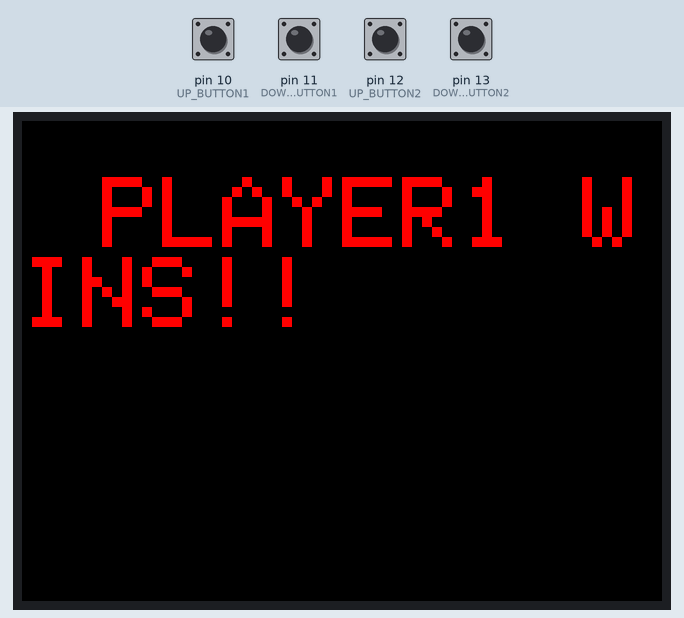
A sketch run on a simulated Arduino Uno, built with avr-gcc and run on an emulated ATmega328P. Parts: 320×240 colour display. The test bench sets the inputs (shaded band); at power-on: pin 10 (UP_BUTTON1), pin 11 (DOWN_BUTTON1), pin 12 (UP_BUTTON2), pin 13 (DOWN_BUTTON2) HIGH.

3.5 s: pin 10 (UP_BUTTON1) pulled LOW for 0.15 s
4.2 s: pin 11 (DOWN_BUTTON1) pulled LOW for 0.15 s
4.9 s: pin 12 (UP_BUTTON2) pulled LOW for 0.15 s
5.6 s: pin 13 (DOWN_BUTTON2) pulled LOW for 0.15 s
6.3 s: pin 10 (UP_BUTTON1) pulled LOW for 1 s
7.9 s: pin 11 (DOWN_BUTTON1) pulled LOW for 1 s
Above: at 19.2 s.
Timing chart, 0 to 19.8 s (numbered marks = the images above; inputs shaded):
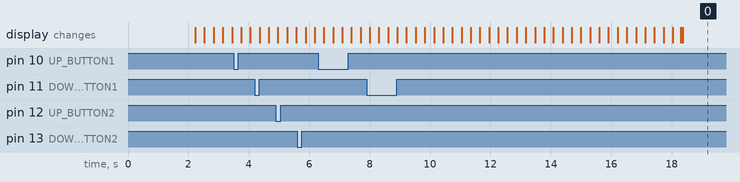

The sketch:

PingPongfinal.ino
```cpp
/*
  A simple Pong game.
  https://notabug.org/Maverick/WokwiPong

  Based on Arduino Pong by eholk
  https://github.com/eholk/Arduino-Pong
*/


#include <Adafruit_GFX.h>
#include <Adafruit_TFTLCD.h> // Hardware-specific library

#define LCD_CS A3 // Chip Select goes to Analog 3
#define LCD_CD A2 // Command/Data goes to Analog 2
#define LCD_WR A1 // LCD Write goes to Analog 1
#define LCD_RD A0 // LCD Read goes to Analog 0

#define LCD_RESET A4 // Can alternately just connect to Arduino's reset pin
#define BLACK   0x0000
#define BLUE    0x001F
#define RED     0xF800
#define GREEN   0x07E0
#define CYAN    0x07FF
#define MAGENTA 0xF81F
#define YELLOW  0xFFE0
#define WHITE   0xFFFF


#define UP_BUTTON1 10
#define DOWN_BUTTON1 11
#define UP_BUTTON2 12
#define DOWN_BUTTON2 13

const unsigned long PADDLE_RATE = 64;
const unsigned long BALL_RATE = 16;
const uint8_t PADDLE_HEIGHT = 24;
const uint8_t SCORE_LIMIT = 4;

Adafruit_TFTLCD tft(LCD_CS, LCD_CD, LCD_WR, LCD_RD, LCD_RESET);

bool game_over, win;

uint8_t player1_score, player2_score;
uint8_t ball_x = 53, ball_y = 26;
uint8_t ball_dir_x = 1, ball_dir_y = 1;

unsigned long ball_update;
unsigned long paddle_update;

const uint8_t player2_X = 12;
uint8_t player2_y = 16;

const uint8_t PLAYER1_X = tft.width();
uint8_t player1_y = 16;

void setup(void)
{
  Serial.begin(9600);

  uint16_t identifier = tft.readID();

  tft.begin(identifier);

  tft.setRotation(3);

   tft.fillScreen(BLACK);

    // Display the splash screen (we're legally required to do so)

    unsigned long start = millis();

    pinMode(UP_BUTTON1, INPUT_PULLUP);
    pinMode(DOWN_BUTTON1, INPUT_PULLUP);
    pinMode(UP_BUTTON2, INPUT_PULLUP);
    pinMode(DOWN_BUTTON2, INPUT_PULLUP);


    drawCourt();

    while(millis() - start < 2000);


    ball_update = millis();
    paddle_update = ball_update;
}

void loop()
{
    bool update_needed = false;
    unsigned long time = millis();

    static bool up_state1 = false;
    static bool down_state1 = false;
    static bool up_state2 = false;
    static bool down_state2 = false;


    up_state1 |= (digitalRead(UP_BUTTON1) == LOW);
    down_state1 |= (digitalRead(DOWN_BUTTON1) == LOW);
    up_state2 |= (digitalRead(UP_BUTTON2) == LOW);
    down_state2 |= (digitalRead(DOWN_BUTTON2) == LOW);

    if(time > ball_update)
    {
        uint8_t new_x = ball_x + ball_dir_x;
        uint8_t new_y = ball_y + ball_dir_y;

        // Check if we hit the vertical walls
        if(new_x == 0 || new_x == tft.width())
        {
            ball_dir_x = -ball_dir_x;
            new_x += ball_dir_x + ball_dir_x;

            if (new_x < tft.width()/2)
            {

                player1_score++;
            }
            else
            {

                player2_score++;
            }

            if (player1_score == SCORE_LIMIT || player2_score == SCORE_LIMIT)
            {
                win = player1_score > player2_score;
                game_over = true;
            }
        }

        // Check if we hit the horizontal walls.
        if(new_y == 0 || new_y == tft.height())
        {

            ball_dir_y = -ball_dir_y;
            new_y += ball_dir_y + ball_dir_y;
        }

        // Check if we hit the CPU paddle
        if(new_x == player2_X && new_y >= player2_y && new_y <= player2_y + PADDLE_HEIGHT)
        {

            ball_dir_x = -ball_dir_x;
            new_x += ball_dir_x + ball_dir_x;
        }

        // Check if we hit the player paddle
        if(new_x == PLAYER1_X && new_y >= player1_y && new_y <= player1_y + PADDLE_HEIGHT)
        {

            ball_dir_x = -ball_dir_x;
            new_x += ball_dir_x + ball_dir_x;
        }

        tft.drawCircle(ball_x, ball_y,3, BLACK);
        tft.drawCircle(new_x, new_y,3, WHITE);
        ball_x = new_x;
        ball_y = new_y;

        ball_update += BALL_RATE;

        update_needed = true;
    }

    if(time > paddle_update)
    {
        paddle_update += PADDLE_RATE;

        // CPU paddle
        tft.drawFastVLine(PLAYER1_X, player1_y, PADDLE_HEIGHT, WHITE);
        tft.drawFastVLine(player2_X, player2_y, PADDLE_HEIGHT, BLACK);

        if(up_state2)
        {
            player2_y -= 1;
        }

        if(down_state2)
        {
            player2_y += 1;
        }

        up_state2 = down_state2 = false;

        if(player2_y < 1)
        {
            player2_y = 1;
        }

        if(player2_y + PADDLE_HEIGHT > tft.height()/2)
        {
            player2_y = tft.height()/2 - PADDLE_HEIGHT;
        }

        tft.drawFastVLine(player2_X, player2_y, PADDLE_HEIGHT, BLACK);

        update_needed = true;


        // Player paddle
        tft.drawFastVLine(player2_X, player2_y, PADDLE_HEIGHT, WHITE);
        tft.drawFastVLine(PLAYER1_X, player1_y, PADDLE_HEIGHT, BLACK);

        if(up_state1)
        {
            player1_y -= 1;
        }

        if(down_state1)
        {
            player1_y += 1;
        }

        up_state1 = down_state1 = false;

        if(player1_y < 1)
        {
            player1_y = 1;
        }

        if(player1_y + PADDLE_HEIGHT > tft.height()/2)
        {
            player1_y = tft.height()/2 - PADDLE_HEIGHT;
        }

        tft.drawFastVLine(PLAYER1_X, player1_y, PADDLE_HEIGHT, WHITE);

        update_needed = true;
}

    if(update_needed)
    {
        if (game_over)
        {
            const char* text = win ? "PLAYER1 WINS!!" : "PLAYER2 WINS!";
            tft.fillScreen(BLACK);
            tft.setTextColor(RED);
            tft.setTextSize(5);
            tft.setCursor(40, 28);
            tft.print(text);


            delay(5000);

           tft.fillScreen(BLACK);
            ball_x = 53;
            ball_y = 26;
            ball_dir_x = 1;
            ball_dir_y = 1;
            player2_y = 16;
            player1_y = 16;
            player2_score = 0;
            player1_score = 0;
            game_over = false;
            drawCourt();
        }

        tft.setTextColor(WHITE, BLACK);
        tft.setCursor(5, tft.height() + 3);
         tft.setTextSize(5);
        tft.print(player2_score);
        tft.setCursor(tft.width()-6, tft.height() + 3);
         tft.setTextSize(5);
        tft.print(player1_score);

    }
}


void drawCourt()
{
    tft.drawRect(0, 0, tft.width(),  tft.height()+1,WHITE);
}
```
